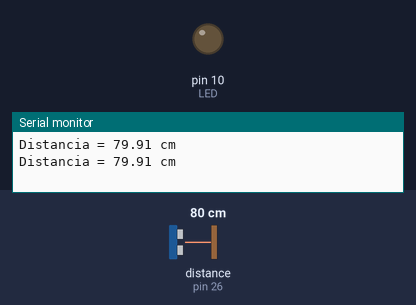
Bench run of a sketch on a simulated Arduino Mega 2560, built with avr-gcc and run on an emulated ATmega2560. On the bench: output pins drawn as LEDs (lit = HIGH), the last lines printed to the serial monitor. Wiring (inferred from the names in the program): ultrasonic range finder: trigger pin 25; echo pin 26. Dashed ring = blinking. The inputs (shaded band) are chosen by the test bench; at power-on: distance to the obstacle (sensor on pin 26) 80 cm. The echo pulse lasts 58.3 µs per cm; pins used as bus, display or sensor lines are not drawn.

Above: at 1.8 s.
1.9 s: distance to the obstacle (sensor on pin 26) set to 22 cm
3.7 s: distance to the obstacle (sensor on pin 26) set to 18 cm
At 4.6 s:
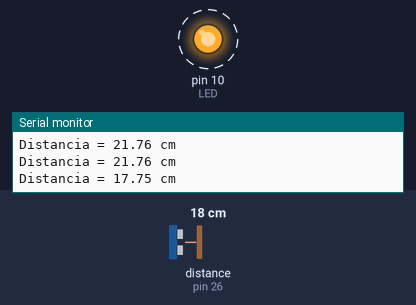
7.8 s: distance to the obstacle (sensor on pin 26) set to 35 cm
9.5 s: distance to the obstacle (sensor on pin 26) set to 17 cm
At 11.49 s:
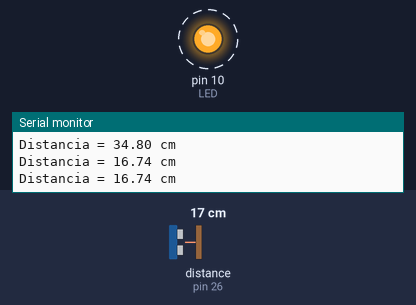
Timing chart, 0 to 14.6 s (numbered marks = the images above; inputs shaded):
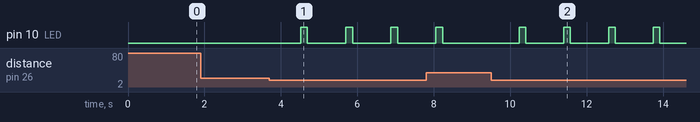

Measured:
- the behaviour switches between 21 and 20 cm on distance to the obstacle (sensor on pin 26) (found by bisection; images 0 and 1)
- after the input at 3.7 s, pin 10 (LED): alternates HIGH for 0.18 s and LOW for 1.0 s, starting after 0.82 s
- after the input at 9.5 s, pin 10 (LED): alternates HIGH for 0.17 s and LOW for 1.0 s, starting after 0.74 s

The sketch:

HC-SR04_TEST.ino
```cpp
/*
  Autor: Edgar Cano
  Rev: 10/04/2024
*/
#define echoPin 26
#define trigPin 25
#define LED     10

void setup() {
  Serial.begin (9600);
  pinMode(LED, OUTPUT);
  pinMode(trigPin, OUTPUT);
  pinMode(echoPin, INPUT);
}

void loop() {
  float duracion, distancia;
  digitalWrite(trigPin, LOW);
  delayMicroseconds(2);

  digitalWrite(trigPin, HIGH);
  delayMicroseconds(10);
  digitalWrite(trigPin, LOW);

  duracion = pulseIn(echoPin, HIGH);
  distancia = (duracion / 2) * 0.0344;

  if (distancia >= 400 || distancia <= 2){
    Serial.print("Distancia = ");
    Serial.println("Fuera del rango");
  }
  else {
    Serial.print("Distancia = ");
    Serial.print(distancia);
    Serial.println(" cm");
    delay(500);

    if (distancia <= 20 && distancia >= 0){  // si distancia entre 0 y 20 cms.
       digitalWrite(LED, HIGH);      // enciende LED
       delay(distancia * 10);        // demora proporcional a la distancia
       digitalWrite(LED, LOW);     // apaga LED
    }

  }
  delay(500);
}
```
